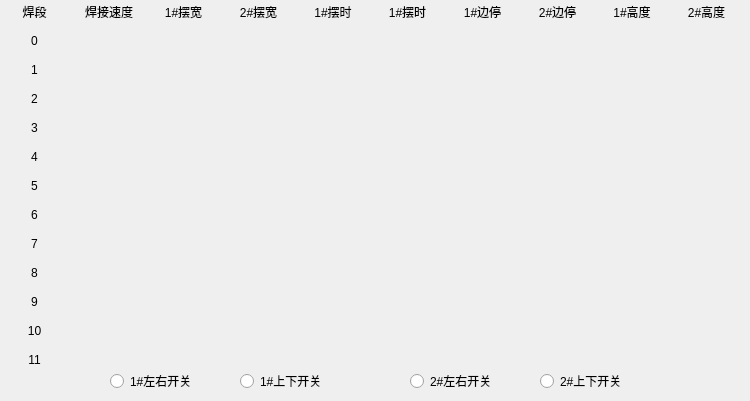
     <widget class="QWidget" name="L3">
      <attribute name="title">
       <string>L3</string>
      </attribute>
      <widget class="QRadioButton" name="radioButton_5">
       <property name="geometry">
        <rect>
         <x>110</x>
         <y>370</y>
         <width>101</width>
         <height>22</height>
        </rect>
       </property>
       <property name="text">
        <string>1#左右开关</string>
       </property>
       <property name="checkable">
        <bool>true</bool>
       </property>
       <property name="checked">
        <bool>false</bool>
       </property>
       <property name="autoExclusive">
        <bool>false</bool>
       </property>
      </widget>
      <widget class="QRadioButton" name="radioButton_6">
       <property name="geometry">
        <rect>
         <x>240</x>
         <y>370</y>
         <width>101</width>
         <height>22</height>
        </rect>
       </property>
       <property name="text">
        <string>1#上下开关</string>
       </property>
       <property name="autoExclusive">
        <bool>false</bool>
       </property>
      </widget>
      <widget class="QWidget" name="layoutWidget">
       <property name="geometry">
        <rect>
         <x>0</x>
         <y>0</y>
         <width>741</width>
         <height>371</height>
        </rect>
       </property>
       <layout class="QGridLayout" name="gridLayout_3">
        <item row="0" column="0">
         <widget class="QLabel" name="label_267">
          <property name="sizePolicy">
           <sizepolicy hsizetype="Preferred" vsizetype="Preferred">
            <horstretch>0</horstretch>
            <verstretch>0</verstretch>
           </sizepolicy>
          </property>
          <property name="text">
           <string>焊段</string>
          </property>
          <property name="alignment">
           <set>Qt::AlignCenter</set>
          </property>
         </widget>
        </item>
        <item row="0" column="1">
         <widget class="QLabel" name="label_268">
          <property name="sizePolicy">
           <sizepolicy hsizetype="Preferred" vsizetype="Preferred">
            <horstretch>0</horstretch>
            <verstretch>0</verstretch>
           </sizepolicy>
          </property>
          <property name="text">
           <string>焊接速度</string>
          </property>
          <property name="alignment">
           <set>Qt::AlignCenter</set>
          </property>
         </widget>
        </item>
        <item row="0" column="2">
         <widget class="QLabel" name="label_269">
          <property name="sizePolicy">
           <sizepolicy hsizetype="Preferred" vsizetype="Preferred">
            <horstretch>0</horstretch>
            <verstretch>0</verstretch>
           </sizepolicy>
          </property>
          <property name="text">
           <string>1#摆宽</string>
          </property>
          <property name="alignment">
           <set>Qt::AlignCenter</set>
          </property>
         </widget>
        </item>
        <item row="0" column="3">
         <widget class="QLabel" name="label_270">
          <property name="sizePolicy">
           <sizepolicy hsizetype="Preferred" vsizetype="Preferred">
            <horstretch>0</horstretch>
            <verstretch>0</verstretch>
           </sizepolicy>
          </property>
          <property name="text">
           <string>2#摆宽</string>
          </property>
          <property name="alignment">
           <set>Qt::AlignCenter</set>
          </property>
         </widget>
        </item>
        <item row="0" column="4">
         <widget class="QLabel" name="label_271">
          <property name="sizePolicy">
           <sizepolicy hsizetype="Preferred" vsizetype="Preferred">
            <horstretch>0</horstretch>
            <verstretch>0</verstretch>
           </sizepolicy>
          </property>
          <property name="text">
           <string>1#摆时</string>
          </property>
          <property name="alignment">
           <set>Qt::AlignCenter</set>
          </property>
         </widget>
        </item>
        <item row="0" column="5">
         <widget class="QLabel" name="label_272">
          <property name="sizePolicy">
           <sizepolicy hsizetype="Preferred" vsizetype="Preferred">
            <horstretch>0</horstretch>
            <verstretch>0</verstretch>
           </sizepolicy>
          </property>
          <property name="text">
           <string>1#摆时</string>
          </property>
          <property name="alignment">
           <set>Qt::AlignCenter</set>
          </property>
         </widget>
        </item>
        <item row="0" column="6">
         <widget class="QLabel" name="label_448">
          <property name="sizePolicy">
           <sizepolicy hsizetype="Preferred" vsizetype="Preferred">
            <horstretch>0</horstretch>
            <verstretch>0</verstretch>
           </sizepolicy>
          </property>
          <property name="text">
           <string>1#边停</string>
          </property>
          <property name="alignment">
           <set>Qt::AlignCenter</set>
          </property>
         </widget>
        </item>
        <item row="0" column="7">
         <widget class="QLabel" name="label_449">
          <property name="sizePolicy">
           <sizepolicy hsizetype="Preferred" vsizetype="Preferred">
            <horstretch>0</horstretch>
            <verstretch>0</verstretch>
           </sizepolicy>
          </property>
          <property name="text">
           <string>2#边停</string>
          </property>
          <property name="alignment">
           <set>Qt::AlignCenter</set>
          </property>
         </widget>
        </item>
        <item row="0" column="8">
         <widget class="QLabel" name="label_273">
          <property name="sizePolicy">
           <sizepolicy hsizetype="Preferred" vsizetype="Preferred">
            <horstretch>0</horstretch>
            <verstretch>0</verstretch>
           </sizepolicy>
          </property>
          <property name="text">
           <string>1#高度</string>
          </property>
          <property name="alignment">
           <set>Qt::AlignCenter</set>
          </property>
         </widget>
        </item>
        <item row="0" column="9">
         <widget class="QLabel" name="label_274">
          <property name="sizePolicy">
           <sizepolicy hsizetype="Preferred" vsizetype="Preferred">
            <horstretch>0</horstretch>
            <verstretch>0</verstretch>
           </sizepolicy>
          </property>
          <property name="text">
           <string>2#高度</string>
          </property>
          <property name="alignment">
           <set>Qt::AlignCenter</set>
          </property>
         </widget>
        </item>
        <item row="1" column="0">
         <widget class="QLabel" name="label_275">
          <property name="text">
           <string>0</string>
          </property>
          <property name="alignment">
           <set>Qt::AlignCenter</set>
          </property>
         </widget>
        </item>
        <item row="2" column="0">
         <widget class="QLabel" name="label_276">
          <property name="text">
           <string>1</string>
          </property>
          <property name="alignment">
           <set>Qt::AlignCenter</set>
          </property>
         </widget>
        </item>
        <item row="3" column="0">
         <widget class="QLabel" name="label_277">
          <property name="text">
           <string>2</string>
          </property>
          <property name="alignment">
           <set>Qt::AlignCenter</set>
          </property>
         </widget>
        </item>
        <item row="4" column="0">
         <widget class="QLabel" name="label_278">
          <property name="text">
           <string>3</string>
          </property>
          <property name="alignment">
           <set>Qt::AlignCenter</set>
          </property>
         </widget>
        </item>
        <item row="5" column="0">
         <widget class="QLabel" name="label_279">
          <property name="text">
           <string>4</string>
          </property>
          <property name="alignment">
           <set>Qt::AlignCenter</set>
          </property>
         </widget>
        </item>
        <item row="6" column="0">
         <widget class="QLabel" name="label_195">
          <property name="text">
           <string>5</string>
          </property>
          <property name="alignment">
           <set>Qt::AlignCenter</set>
          </property>
         </widget>
        </item>
        <item row="7" column="0">
         <widget class="QLabel" name="label_280">
          <property name="text">
           <string>6</string>
          </property>
          <property name="alignment">
           <set>Qt::AlignCenter</set>
          </property>
         </widget>
        </item>
        <item row="8" column="0">
         <widget class="QLabel" name="label_281">
          <property name="text">
           <string>7</string>
          </property>
          <property name="alignment">
           <set>Qt::AlignCenter</set>
          </property>
         </widget>
        </item>
        <item row="9" column="0">
         <widget class="QLabel" name="label_282">
          <property name="text">
           <string>8</string>
          </property>
          <property name="alignment">
           <set>Qt::AlignCenter</set>
          </property>
         </widget>
        </item>
        <item row="10" column="0">
         <widget class="QLabel" name="label_283">
          <property name="text">
           <string>9</string>
          </property>
          <property name="alignment">
           <set>Qt::AlignCenter</set>
          </property>
         </widget>
        </item>
        <item row="11" column="0">
         <widget class="QLabel" name="label_284">
          <property name="text">
           <string>10</string>
          </property>
          <property name="alignment">
           <set>Qt::AlignCenter</set>
          </property>
         </widget>
        </item>
        <item row="12" column="0">
         <widget class="QLabel" name="label_285">
          <property name="text">
           <string>11</string>
          </property>
          <property name="alignment">
           <set>Qt::AlignCenter</set>
          </property>
         </widget>
        </item>
       </layout>
      </widget>
      <widget class="QRadioButton" name="lr22">
       <property name="geometry">
        <rect>
         <x>410</x>
         <y>370</y>
         <width>101</width>
         <height>22</height>
        </rect>
       </property>
       <property name="text">
        <string>2#左右开关</string>
       </property>
       <property name="checkable">
        <bool>true</bool>
       </property>
       <property name="checked">
        <bool>false</bool>
       </property>
       <property name="autoExclusive">
        <bool>false</bool>
       </property>
      </widget>
      <widget class="QRadioButton" name="ud22">
       <property name="geometry">
        <rect>
         <x>540</x>
         <y>370</y>
         <width>101</width>
         <height>22</height>
        </rect>
       </property>
       <property name="text">
        <string>2#上下开关</string>
       </property>
       <property name="checkable">
        <bool>true</bool>
       </property>
       <property name="checked">
        <bool>false</bool>
       </property>
       <property name="autoExclusive">
        <bool>false</bool>
       </property>
      </widget>
     </widget>
